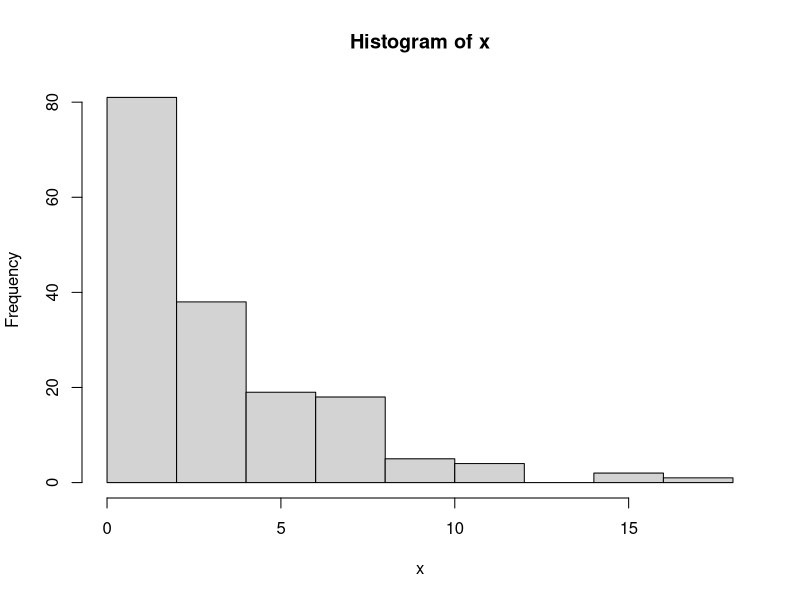
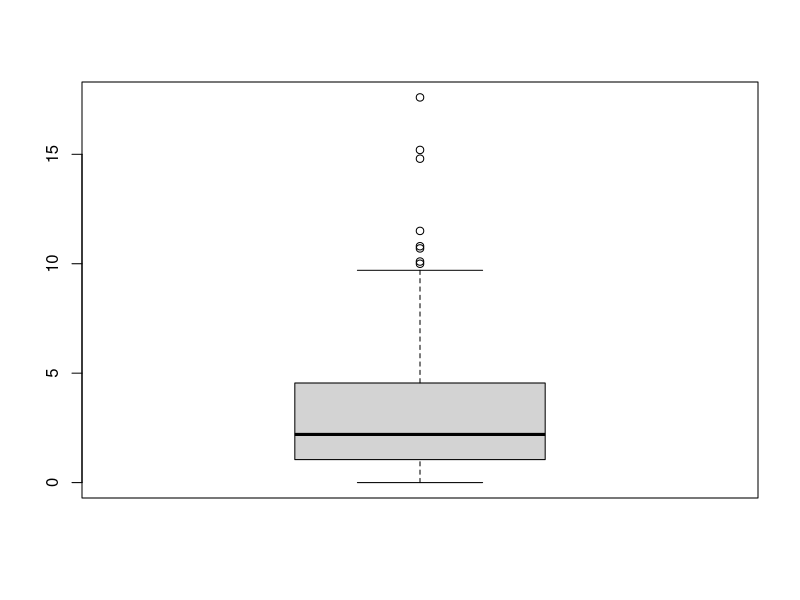

The R source for these figures, in order:
## ---- chunk 1

## ---- chunk 2

## ---- chunk 3

## ---- chunk 4
sum(dbinom(x = 4:8 , size = 12, prob = 0.3))

## ---- chunk 5
sum(dbinom(x=9:12 , size = 12 , prob = 0.3))
## ---- chunk 6

## ---- chunk 7
#| label: dice-rolling-data


## ---- chunk 8
x <- c(2.2, 5.4, 7.2, 2, 1.3, 3.8, 0.9, 1.4, 3.8, 1.2, 2.2, 17.6, 9.7, 4.4, 0.1, 2.6, 0.6, 9.4, 2, 3.2, 1.8, 4.6, 4.4, 0, 5.4, 1.5, 3.6, 1.4, 0.6, 1.7, 5.5, 1.5, 3.7, 1.1, 1.3, 10.1, 0.1, 1.6, 0.2, 1.2, 1.9, 10.8, 5.7, 7.5, 1.4, 0.7, 0.5, 0.3, 1.2, 0.2, 7, 1.8, 1.1, 5.2, 4.3, 7.2, 0.4, 3.5, 3.4, 0.4, 4.5, 4.5, 2.3, 0.8, 1.1, 1.8, 7.3, 1, 11.5, 3.1, 2.6, 0.3, 5.8, 3.2, 1, 0.2, 1.1, 6.5, 7.9, 1.3, 15.2, 1.9, 1.7, 2.3, 0.7, 6.2, 0.4, 0.5, 2.9, 1.1, 4.7, 6.9, 0, 1.4, 2.6, 1.2, 2.5, 0.3, 8.8, 0.2, 0.8, 2, 2.5, 6.4, 1.5, 4.8, 2.4, 2.7, 10, 6.4, 0.6, 0.2, 0.3, 5.1, 6.7, 2.2, 3.7, 8.8, 1.3, 5.1, 1.7, 0.3, 7.5, 2, 1.4, 3.7, 0.4, 4.5, 3.3, 2.1, 3.2, 0.4, 0.3, 1.2, 0.2, 1.9, 0.1, 3.2, 0.1, 6.4, 4.3, 6.2, 7.2, 3.1, 4.6, 0.1, 2.3, 14.8, 3.8, 7.1, 0.3, 0.7, 2.5, 1.3, 2, 2.1, 0.5, 2.4, 2.7, 2.6, 1.7, 0.7, 0.7, 3.1, 2.8, 10.7, 6.3, 0)
## ---- chunk 9
mean(x)
summary(x)
IQR(x)
hist(x)
boxplot(x)
var(x)
